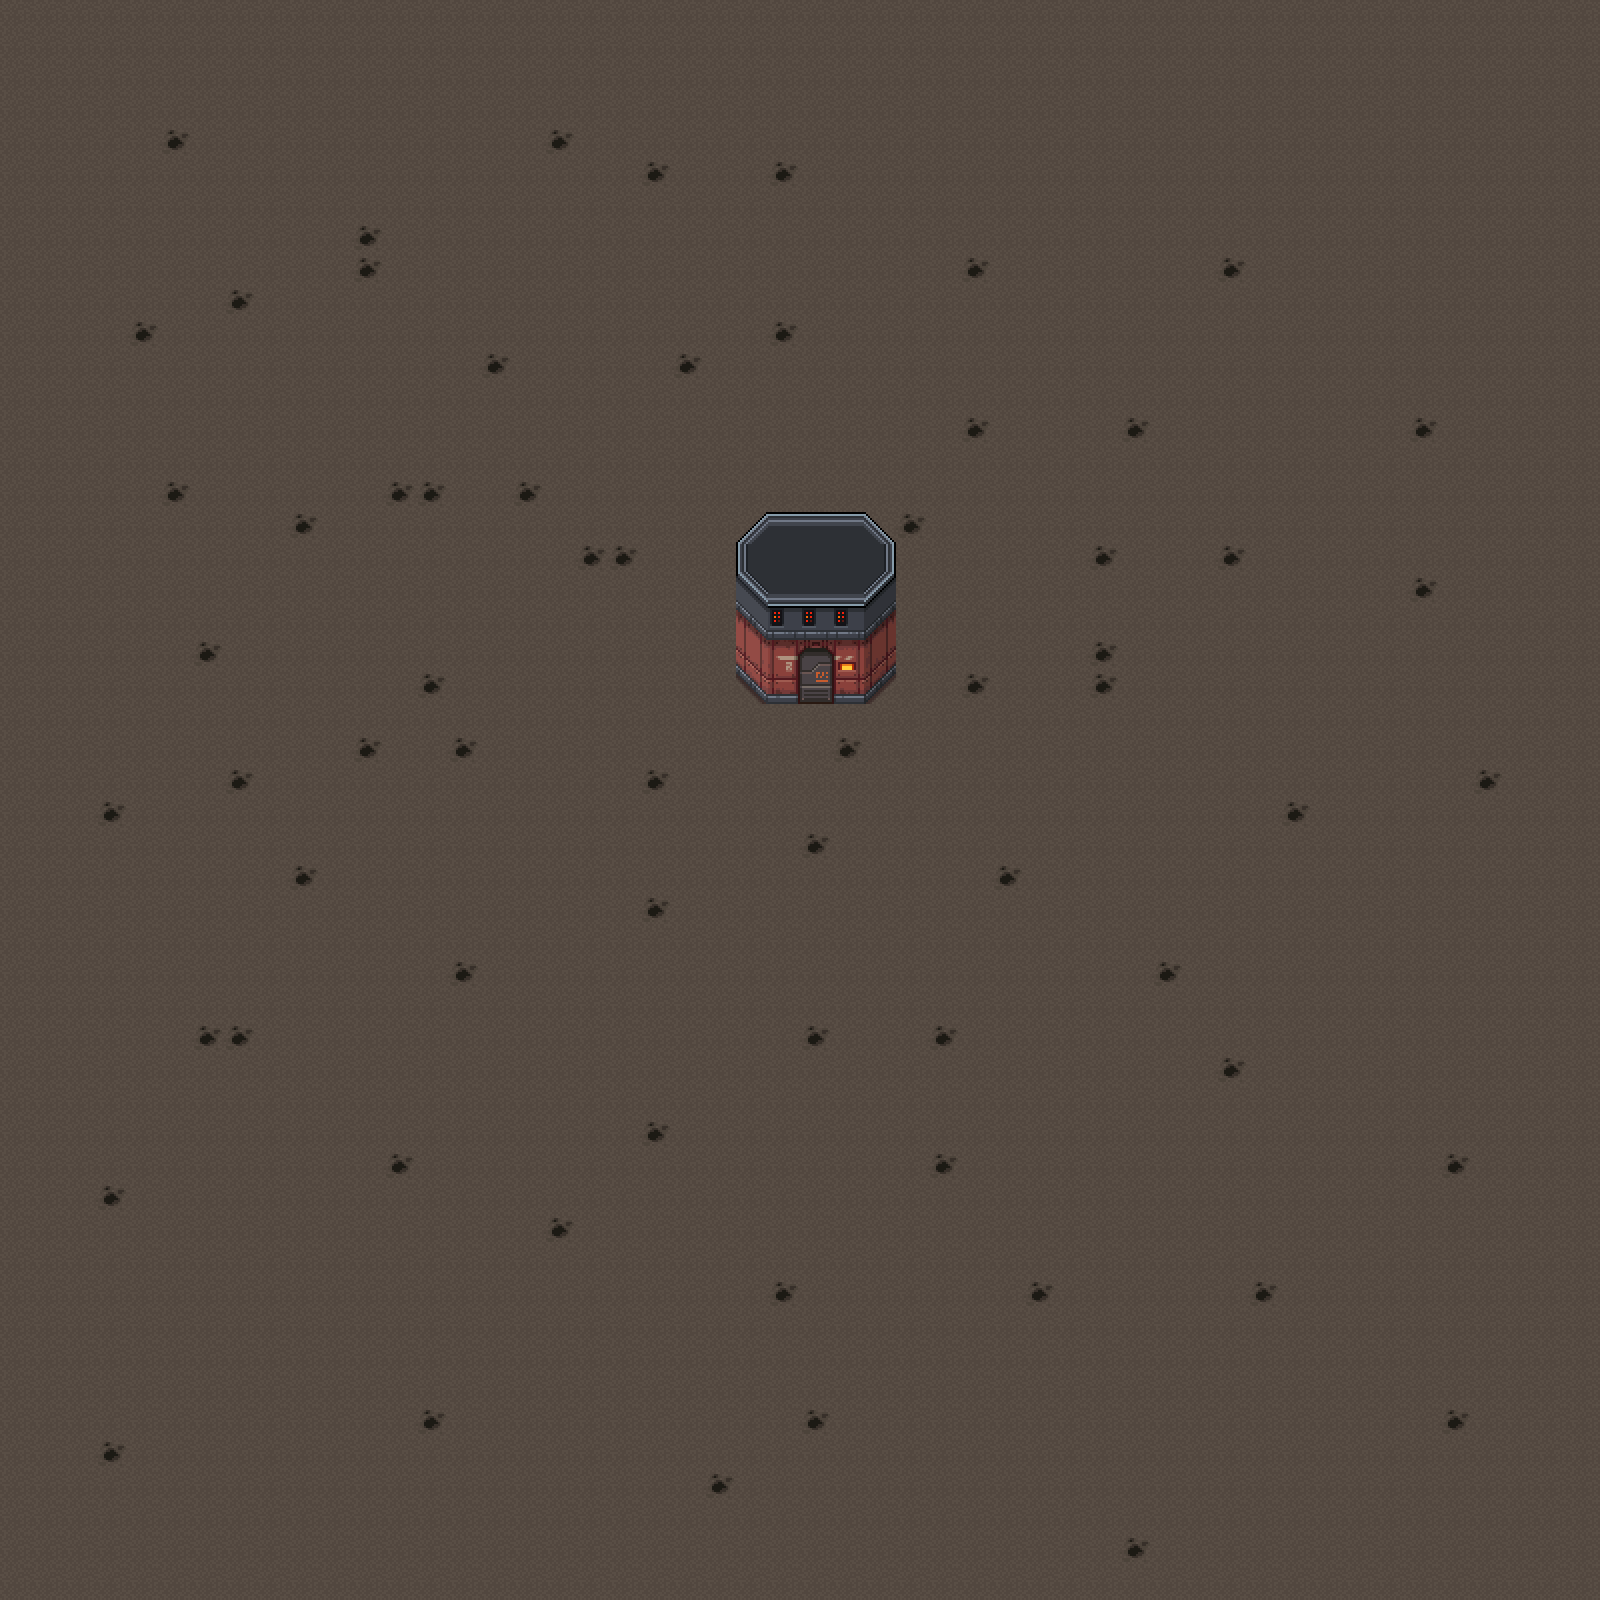

This is a level from a 2D game, rendered from its Tiled map with the project's own tilesets. A one-line summary and the map file follow, with tile-layer data summarised:
An orthogonal 50x50 tile map with 32x32 px tiles, 2 tile layers (floor, objects-1), 1 hidden layer not drawn, 2 tilesets.

<map version="1.8" tiledversion="1.8.4" orientation="orthogonal" renderorder="right-down" width="50" height="50" tilewidth="32" tileheight="32" infinite="0" nextlayerid="4" nextobjectid="1">
 <editorsettings>
  <export target="8.json" format="json" />
 </editorsettings>
 <tileset firstgid="1" name="Low-TownA5" tilewidth="32" tileheight="32" tilecount="128" columns="8">
  <image source="cyber-punk/Low-TownA5.png" width="256" height="512" />
 </tileset>
 <tileset firstgid="129" name="Low-TownD" tilewidth="32" tileheight="32" tilecount="256" columns="16">
  <image source="cyber-punk/Low-TownD.png" width="512" height="512" />
  <tile id="37">
   <properties>
    <property name="collides" type="bool" value="true" />
   </properties>
  </tile>
 </tileset>
 <layer id="1" name="floor" width="50" height="50">
  <data>[2500 cells, 2500 non-empty, 8 distinct tile ids]</data>
 </layer>
 <layer id="2" name="objects-1" width="50" height="50">
  <data>[2500 cells, 24 non-empty, 14 distinct tile ids]</data>
 </layer>
 <layer id="3" name="invisibleWalls" width="50" height="50" visible="0" opacity="0.5">
  <data>[2500 cells, 18 non-empty, 1 distinct tile ids]</data>
 </layer>
</map>
